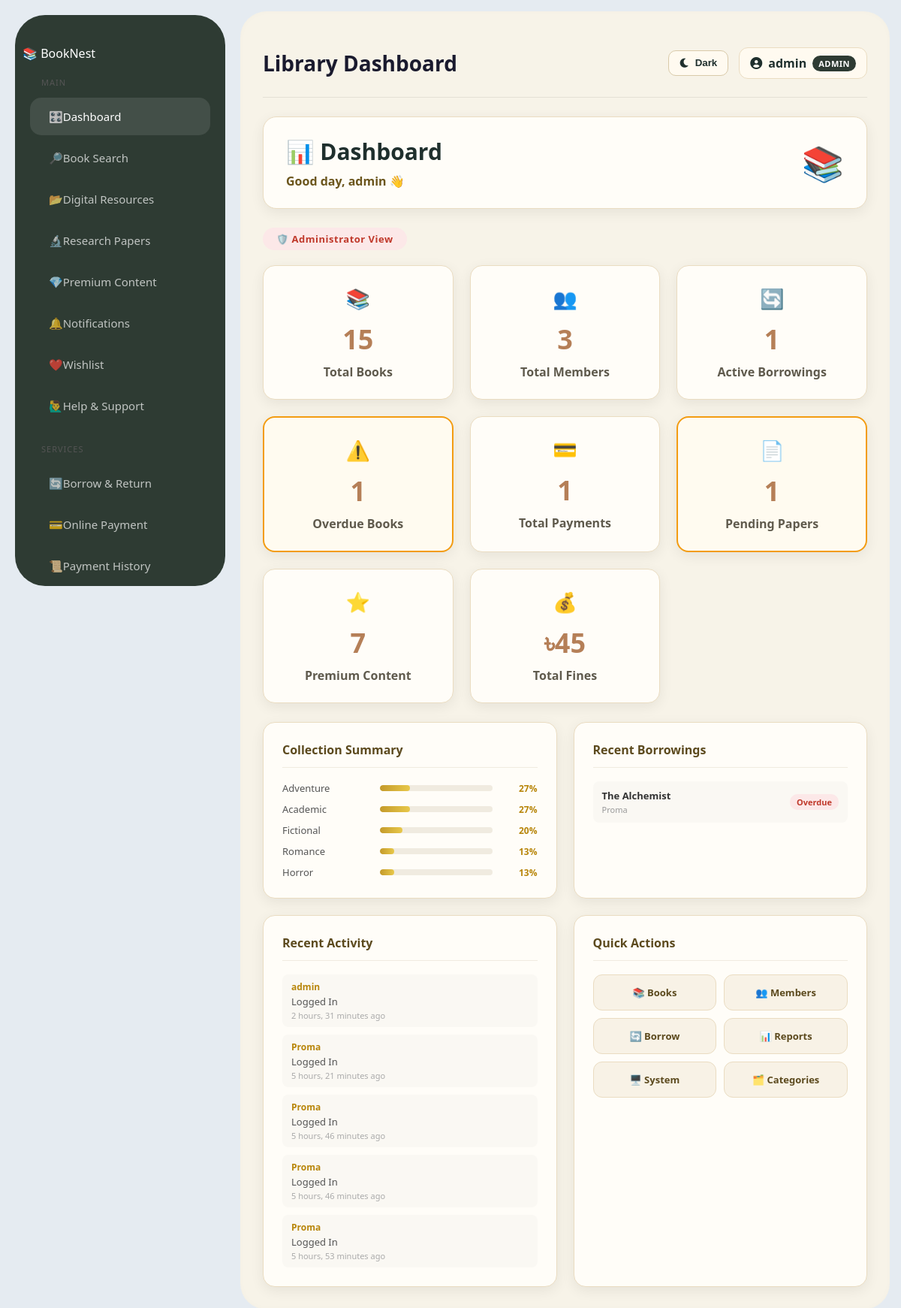
Page / (signed in) on the earlier database version.
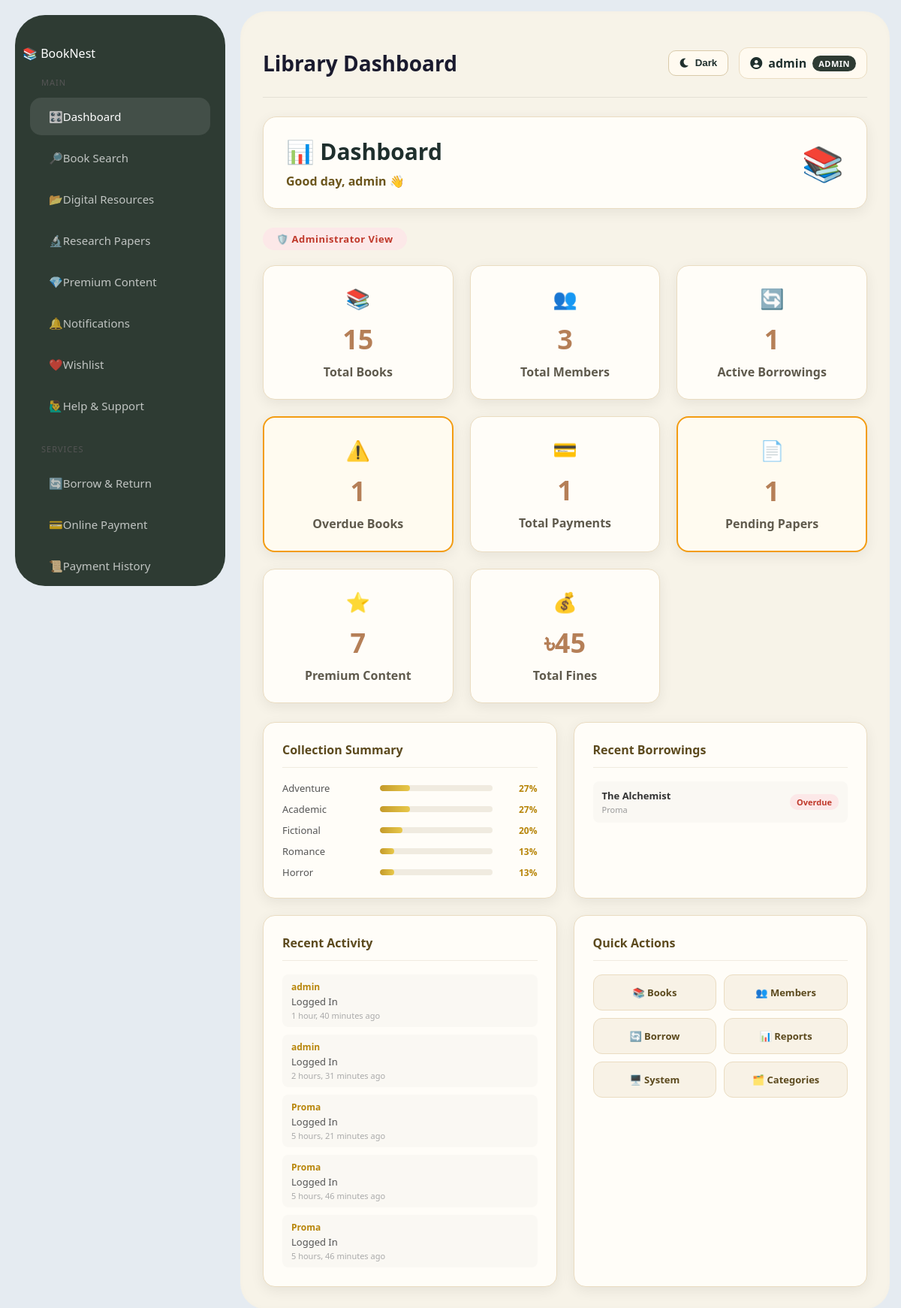
Same page on the later database version.
### library/models.py (models this page shows, shortened)
class Category(models.Model):
    name = models.CharField(max_length=100, unique=True)
    class Meta:
        ordering = ['name']
        verbose_name_plural = 'Categories'

class Borrow(models.Model):
    STATUS_CHOICES = [
        ('borrowed', 'Borrowed'),
        ('returned', 'Returned'),
        ('overdue', 'Overdue'),
        ('lost', 'Lost'),
    ]
    book = models.ForeignKey(Book, on_delete=models.CASCADE, related_name='borrows')
    member = models.ForeignKey(User, on_delete=models.CASCADE, related_name='borrowed_books')
    borrow_date = models.DateField(auto_now_add=True)
    due_date = models.DateField(null=True, blank=True)
    return_date = models.DateField(null=True, blank=True)
    is_returned = models.BooleanField(default=False)
    status = models.CharField(max_length=20, choices=STATUS_CHOICES, default='borrowed')
    fine_amount = models.DecimalField(max_digits=6, decimal_places=2, default=0.00)
    notes = models.TextField(null=True, blank=True)

class Book(models.Model):
    title = models.CharField(max_length=200)
    author = models.CharField(max_length=100)
    isbn = models.CharField(max_length=13, unique=True)
    category = models.ForeignKey(Category, on_delete=models.SET_NULL, null=True, blank=True, related_name='books')
    description = models.TextField(null=True, blank=True)
    total_copies = models.PositiveIntegerField(default=1)
    available_copies = models.PositiveIntegerField(default=1)
    cover_image = models.ImageField(upload_to='book_covers/', null=True, blank=True)

class User(AbstractUser):
    ADMIN = 'admin'
    LIBRARIAN = 'librarian'
    REGULAR_USER = 'user'
    ROLE_CHOICES = [
        (ADMIN, 'Administrator'),
        (LIBRARIAN, 'Librarian'),
        (REGULAR_USER, 'Regular User'),
    ]
    role = models.CharField(max_length=20, choices=ROLE_CHOICES, default=REGULAR_USER)
    phone = models.CharField(max_length=15, null=True, blank=True)
    profile_picture = models.ImageField(upload_to='profiles/', null=True, blank=True)
    date_of_birth = models.DateField(null=True, blank=True)
    bio = models.TextField(null=True, blank=True)
    def get_full_name(self):
        if self.first_name and self.last_name:
            return f"{self.first_name} {self.last_name}"
        return self.username

class SystemLog(models.Model):
    user = models.ForeignKey(settings.AUTH_USER_MODEL, on_delete=models.CASCADE)
    action = models.CharField(max_length=255)
    ip_address = models.CharField(max_length=100)
    timestamp = models.DateTimeField(auto_now_add=True)

### library/views.py (the view, shortened to what this page needs)
# urls.py: path('', views.home, name='home'),
@login_required
def home(request):
    user = request.user
    today = date.today()
    total_books        = Book.objects.count()
    total_members      = User.objects.filter(role=User.REGULAR_USER).count()
    active_borrows     = Borrow.objects.filter(is_returned=False).count()
    overdue_books      = Borrow.objects.filter(
                             is_returned=False,
                             due_date__lt=today
                         ).count()
    category_data = (
        Book.objects
        .values('category__name')
        .annotate(count=Count('id'))
        .order_by('-count')
    )
    total_book_count = total_books if total_books > 0 else 1
    collection_summary = [
        {
            'name':    item['category__name'] or 'Uncategorized',
            'count':   item['count'],
            'percent': round(item['count'] / total_book_count * 100),
        }
        for item in category_data
    ]
    recent_logs = SystemLog.objects.select_related('user').order_by('-timestamp')[:5]
    context = {
        'total_books':        total_books,
        'total_members':      total_members,
        'active_borrows':     active_borrows,
        'overdue_books':      overdue_books,
        'collection_summary': collection_summary,
        'recent_logs':        recent_logs,
    }
    if user.role == User.ADMIN or user.is_superuser:
        context.update({
            'total_fines':       sum(
                                     b.fine_amount
                                     for b in Borrow.objects.filter(fine_amount__gt=0)
                                 ),
            'total_payments':    Payment.objects.count(),
            'pending_papers':    ResearchPaper.objects.filter(status='pending').count(),
            'total_premium':     PremiumContent.objects.filter(is_active=True).count(),
            'recent_borrows':    Borrow.objects.select_related('book','member')
                                     .order_by('-borrow_date')[:5],
        })
        return render(request, 'library/home.html', context)

### library/templates/library/home.html (shortened to what this page needs)
{% extends 'library/base.html' %}
{% load static %}
{% block page_title %}Library Dashboard{% endblock %}
{% block extra_css %}
<link rel="stylesheet" href="{% static 'library/css/home_dashboard.css' %}">
{% endblock %}
{% block content %}
<div class="dashboard-page">
  <div class="dashboard-header">
    <div>
      <h2>📊 Dashboard</h2>
      <p>Good day, {{ request.user.first_name|default:request.user.username }} 👋</p>
    </div>
    <div class="header-icon">📚</div>
  </div>
  {% if request.user.role == 'admin' or request.user.is_superuser %}
  <div class="role-badge admin-badge">🛡️ Administrator View</div>
  <div class="dashboard-stats">
    <div class="dash-card">
      <div class="dash-icon">📚</div>
      <h3>{{ total_books }}</h3>
      <p>Total Books</p>
    </div>
    <div class="dash-card">
      <div class="dash-icon">👥</div>
      <h3>{{ total_members }}</h3>
      <p>Total Members</p>
    </div>
    <div class="dash-card">
      <div class="dash-icon">🔄</div>
      <h3>{{ active_borrows }}</h3>
      <p>Active Borrowings</p>
    </div>
    <div class="dash-card {% if overdue_books > 0 %}card-warning{% endif %}">
      <div class="dash-icon">⚠️</div>
      <h3>{{ overdue_books }}</h3>
      <p>Overdue Books</p>
    </div>
    <div class="dash-card">
      <div class="dash-icon">💳</div>
      <h3>{{ total_payments }}</h3>
      <p>Total Payments</p>
    </div>
    <div class="dash-card {% if pending_papers > 0 %}card-warning{% endif %}">
      <div class="dash-icon">📄</div>
      <h3>{{ pending_papers }}</h3>
      <p>Pending Papers</p>
    </div>
    <div class="dash-card">
      <div class="dash-icon">⭐</div>
      <h3>{{ total_premium }}</h3>
      <p>Premium Content</p>
    </div>
    <div class="dash-card">
      <div class="dash-icon">💰</div>
      <h3>৳{{ total_fines|floatformat:0 }}</h3>
      <p>Total Fines</p>
    </div>
  </div>
  <div class="dashboard-grid">
    <div class="dashboard-panel">
      <h3>Collection Summary</h3>
      <div class="summary-list">
        {% for item in collection_summary %}
        <div class="summary-row">
          <span>{{ item.name }}</span>
          <div class="summary-bar-wrap">
            <div class="summary-bar" style="width: {{ item.percent }}%;"></div>
          </div>
          <b>{{ item.percent }}%</b>
        </div>
        {% empty %}
        <p class="empty-msg">No categories yet.</p>
        {% endfor %}
      </div>
    </div>
    <div class="dashboard-panel">
      <h3>Recent Borrowings</h3>
      <div class="activity-table">
        {% for b in recent_borrows %}
        <div class="activity-row">
          <div>
            <strong>{{ b.book.title|truncatechars:25 }}</strong>
            <small>{{ b.member.username }}</small>
          </div>
          <span class="status-badge status-{{ b.status }}">{{ b.status }}</span>
        </div>
        {% empty %}
        <p class="empty-msg">No recent borrowings.</p>
        {% endfor %}
      </div>
    </div>
    <div class="dashboard-panel">
      <h3>Recent Activity</h3>
      <ul class="activity-list">
        {% for log in recent_logs %}
        <li>
          <span class="log-user">{{ log.user.username }}</span>
          {{ log.action }}
          <small>{{ log.timestamp|timesince }} ago</small>
        </li>
        {% empty %}
        <li class="empty-msg">No recent activity.</li>
        {% endfor %}
      </ul>
    </div>
    <div class="dashboard-panel">
      <h3>Quick Actions</h3>
      <div class="quick-actions">
        <a href="{% url 'book_list' %}">📚 Books</a>
        <a href="{% url 'member_list' %}">👥 Members</a>
        <a href="{% url 'borrow_list' %}">🔄 Borrow</a>
        <a href="{% url 'reports_analytics' %}">📊 Reports</a>
        <a href="{% url 'system_monitoring' %}">🖥️ System</a>
        <a href="{% url 'category_list' %}">🗂️ Categories</a>
      </div>
    </div>
  </div>
  {% endif %}
</div>
{% endblock %}

Differences in the rows shown:
no longer on this page (row unchanged): SystemLog: user.username "Proma", action "Logged In", timestamp "5 hours, 53 minutes"
added SystemLog: user.username "admin", action "Logged In", timestamp "1 hour, 40 minutes"
